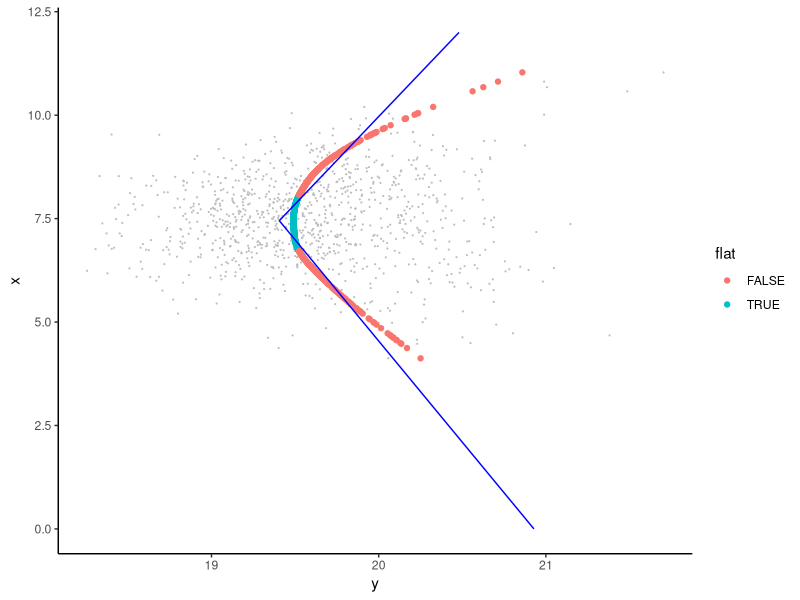

The R script that drew this image:
library(tidyverse)
library(magrittr)
library(mgcv)
library(segmented)

x <- rnorm(1000, mean = 7.5, sd = 1)
rand <- rnorm(1000, mean = 0, sd = 0.5)
simdata <- data.frame(x, rand)
simdata %<>% mutate(y = (0.1*(x-7.5)^2 + 19.5 + rand))

gam_ <- gam(y ~ s(x, bs = "cr", k = 10), data = simdata)
spl_fit <- predict.gam(gam_, se.fit = TRUE)
yhat <- spl_fit$fit
y.se <- spl_fit$se.fit
simdata <- data.frame(simdata, yhat, y.se)
ymin <- min(simdata$yhat)
xmin <- simdata[simdata$yhat == min(simdata$yhat),]$x
y.lb <- simdata$yhat - simdata$y.se
simdata %<>% mutate(flat = y.lb < ymin)
flat_med <- median(simdata[simdata$flat == TRUE,]$x)

interim <- segmented(lm(y ~ x, data = simdata), psi = flat_med, control = seg.control(it.max = 0))
int.df1 <- data.frame(x = c(0, interim$psi[2]), y = c(interim$coefficients[1], interim$coefficients[1] + interim$psi[2]*interim$coefficients[2]))
int.df2 <- data.frame(x = c(interim$psi[2], 12), y = c(interim$coefficients[1] + interim$psi[2]*interim$coefficients[2], interim$coefficients[1] + interim$psi[2]*interim$coefficients[2] + (12-interim$psi[2])*(interim$coefficients[2] + interim$coefficients[3])))
coefs <- summary(interim, var.diff = TRUE)
t1 <- abs(coefs[["coefficients"]][[8]])
t2 <- abs(coefs[["coefficients"]][[9]])
percentile <- t2/(t1+t2)
flat_perc <- as.numeric(quantile(simdata[simdata$flat == TRUE,]$x, percentile))

model <- segmented(lm(y ~ x, data = simdata), psi = flat_perc, control = seg.control(it.max = 0))
df1 <- data.frame(x = c(0, model$psi[2]), y = c(model$coefficients[1], model$coefficients[1] + model$psi[2]*model$coefficients[2]))
df2 <- data.frame(x = c(model$psi[2], 12), y = c(model$coefficients[1] + model$psi[2]*model$coefficients[2], model$coefficients[1] + model$psi[2]*model$coefficients[2] + (12-model$psi[2])*(model$coefficients[2] + model$coefficients[3])))

ggplot(mapping = aes(y = x)) +
  geom_point(data = simdata, mapping = aes(x = y), size = 0.1, colour = "grey") +
  geom_point(data = simdata, mapping = aes(x = yhat, colour = flat)) +
  geom_path(data = df1, mapping = aes(x = y), colour = "blue") +
  geom_path(data = df2, mapping = aes(x = y), colour = "blue") +
  theme_classic()
